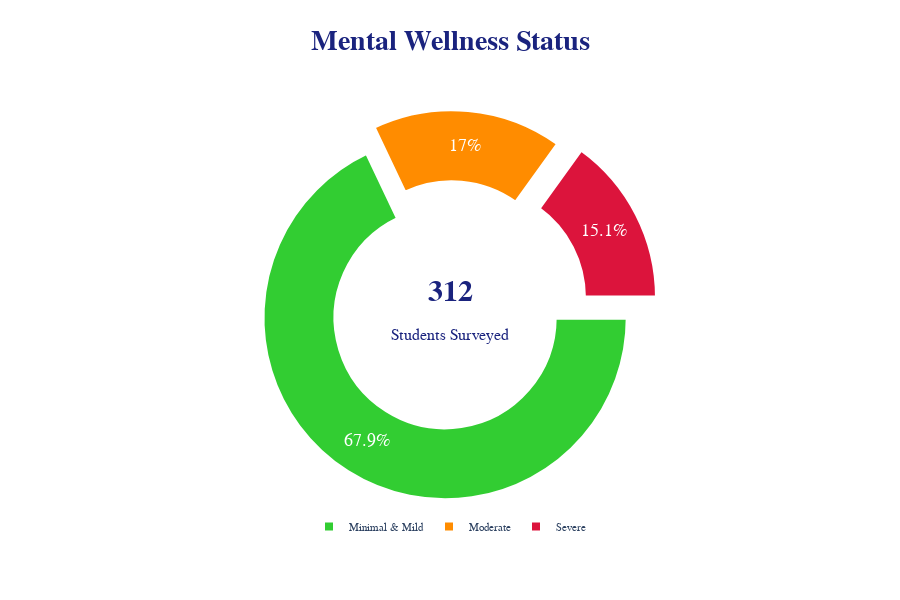

Notebook code for this chart:
### Code cell
# Cell 5: Mental Wellness Status – DONUT ONLY
import pandas as pd
import plotly.graph_objects as go

# Load data
df = pd.read_csv('Cleaned_Form_Responses.csv')

# Map wellness levels
wellness_mapping = {1: 'Minimal & Mild', 2: 'Moderate', 3: 'Severe'}
df['Wellness_Label'] = df['Depressed_Anxious'].map(wellness_mapping)

# Count wellness levels (ordered)
wellness_order = ['Minimal & Mild', 'Moderate', 'Severe']
wellness_counts = df['Wellness_Label'].value_counts().reindex(wellness_order)
wellness_pct = (wellness_counts / len(df) * 100).round(1)

# Colors for each wellness level
colors = ['limegreen', 'darkorange', 'crimson']

# ─────────────────────────────────────────
# SINGLE DONUT CHART (NO BAR)
# ─────────────────────────────────────────
fig = go.Figure(
    data=[
        go.Pie(
            labels=wellness_counts.index,
            values=wellness_counts.values,
            hole=0.6,
            marker=dict(
                colors=colors,
                line=dict(color='white', width=4)
            ),
            textinfo='percent',
            textfont=dict(size=18, color='white', family='Arial Black'),
            pull=[0.05, 0.1, 0.15],
            hovertemplate='<b>%{label}</b><br>' +
                          '<b>Students:</b> %{value}<br>' +
                          '<b>Percentage:</b> %{percent}<extra></extra>',
            rotation=90,
            direction='clockwise',
            showlegend=True,
            name=''
        )
    ]
)

# Center annotation (total students)
fig.add_annotation(
    text=f"<b>{len(df)}</b><br><span style='font-size:16px'>Students Surveyed</span>",
    x=0.5, y=0.5,
    font=dict(size=30, color='#1A237E', family='Arial Black'),
    showarrow=False,
    xref='paper', yref='paper'
)

# Layout
fig.update_layout(
    title=dict(
        text='<b>Mental Wellness Status</b>',
        x=0.5,
        xanchor='center',
        font=dict(size=28, color='#1A237E', family='Arial Black')
    ),
    paper_bgcolor='white',
    plot_bgcolor='white',
    height=600,
    font=dict(size=12, family='Arial'),
    legend=dict(
        orientation='h',
        yanchor='bottom',
        y=-0.05,
        xanchor='center',
        x=0.5,
        font=dict(size=11)
    ),
    hoverlabel=dict(
        bgcolor="white",
        font_size=14,
        font_family="Arial",
        bordercolor='#1A237E'
    )
)

fig.show()

### Figure 1 — Plotly figure (JSON) as saved in the notebook; plotly's stock layout.template omitted (floating-point values rounded to 4 significant figures)
{"data": [{"direction": "clockwise", "hole": 0.6, "hovertemplate": "<b>%{label}</b><br><b>Students:</b> %{value}<br><b>Percentage:</b> %{percent}<extra></extra>", "labels": ["Minimal & Mild", "Moderate", "Severe"], "marker": {"colors": ["limegreen", "darkorange", "crimson"], "line": {"color": "white", "width": 4}}, "name": "", "pull": [0.05, 0.1, 0.15], "rotation": 90, "showlegend": true, "textfont": {"color": "white", "family": "Arial Black", "size": 18}, "textinfo": "percent", "type": "pie", "values": [212, 53, 47]}], "layout": {"annotations": [{"font": {"color": "#1A237E", "family": "Arial Black", "size": 30}, "showarrow": false, "text": "<b>312</b><br><span style='font-size:16px'>Students Surveyed</span>", "x": 0.5, "xref": "paper", "y": 0.5, "yref": "paper"}], "font": {"family": "Arial", "size": 12}, "height": 600, "hoverlabel": {"bgcolor": "white", "bordercolor": "#1A237E", "font": {"family": "Arial", "size": 14}}, "legend": {"font": {"size": 11}, "orientation": "h", "x": 0.5, "xanchor": "center", "y": -0.05, "yanchor": "bottom"}, "paper_bgcolor": "white", "plot_bgcolor": "white", "title": {"font": {"color": "#1A237E", "family": "Arial Black", "size": 28}, "text": "<b>Mental Wellness Status</b>", "x": 0.5, "xanchor": "center"}}}
